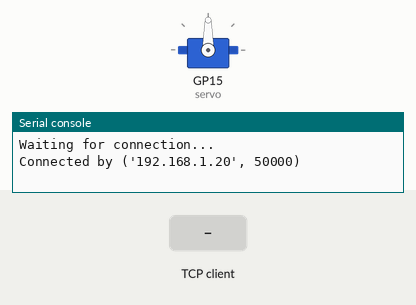
This program was run on a simulated Raspberry Pi Pico running MicroPython. Parts: servo, the last lines printed to the serial console. The test bench sets the inputs (shaded band). WiFi joins after 1.5 s; one TCP client connects 1 s after the port opens and stays connected; servo angles are drawn from the pulse width (0.5 ms = 0°, 2.5 ms = 180°).

Above: at 3.2 s.
3.3 s: the TCP client sends "FORWARD\n"
At 4.5 s:
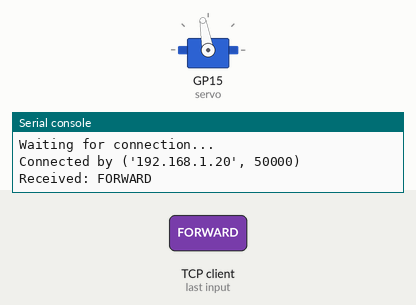
4.8 s: the TCP client sends "BACKWARD\n"
At 5.7 s:
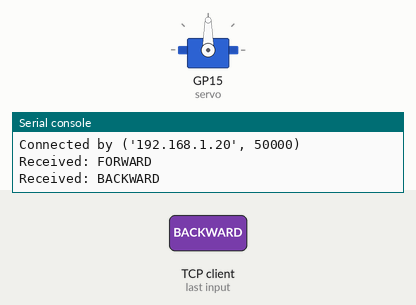
Timing chart, 0 to 7.8 s (numbered marks = the images above; inputs shaded):
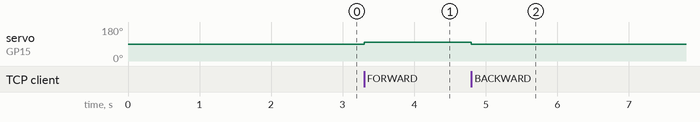

The program:

Gesture1_OpenCV_PicoServer.py
```python
import network, socket, machine, utime
from machine import Pin, PWM

# --- Connect to Wi-Fi ---
SSID = "TS9T Stan"
PASSWORD = "stan29ccco"

wlan = network.WLAN(network.STA_IF)
wlan.active(True)
wlan.connect(SSID, PASSWORD)
while not wlan.isconnected():
    utime.sleep(1)
print("Connected:", wlan.ifconfig())

# --- Setup servo on GP15 ---
servo = PWM(Pin(15))
servo.freq(50)

# Function to set angle
def set_angle(angle):
    duty = int((angle / 180 * 2000) + 500)   # 500-2500us
    servo.duty_u16(int(duty * 65535 / 20000))

angle = 90  # start at center
set_angle(angle)

# --- Start TCP server ---
server = socket.socket(socket.AF_INET, socket.SOCK_STREAM)
server.bind(('', 12345))
server.listen(1)
print("Waiting for connection...")
conn, addr = server.accept()
print("Connected by", addr)

# --- Receive commands and move servo ---
while True:
    data = conn.recv(1024).decode('utf-8').strip()
    if data:
        print("Received:", data)
        if data == "FORWARD":
            angle = min(180, angle + 10)  # rotate right
        elif data == "BACKWARD":
            angle = max(0, angle - 10)    # rotate left
        set_angle(angle)
```

Measured:
- after the input at 3.3 s, servo on GP15 (servo): 90° → 100° at once
- after the input at 4.8 s, servo on GP15 (servo): 100° → 90° at once
